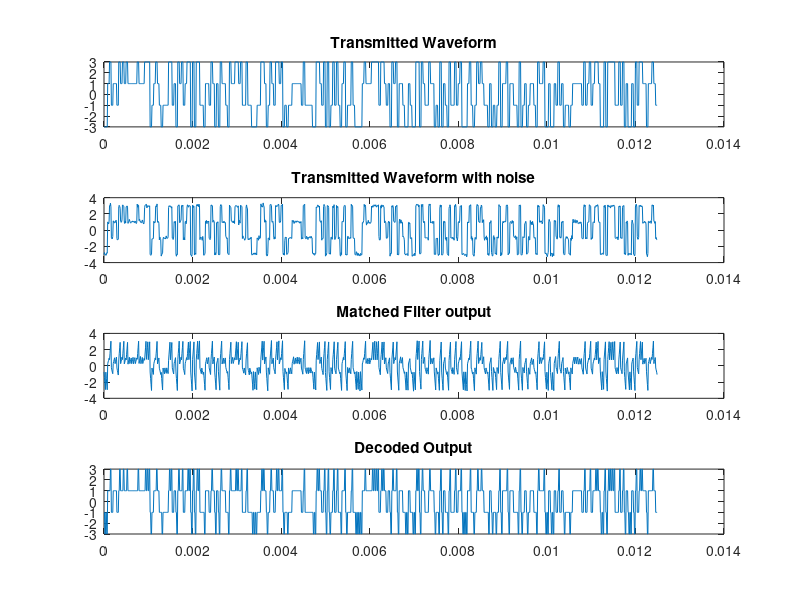

MATLAB code for this plot:
clc;clear;clear all;
L = 100;
pcm = randi(63,1,L);%100 samples
ps = dec2bin(pcm,6) - '0';%6*100 = 600bits
n = 1;
pam = zeros(1,3*L);%4PAM = 2 bit,1 stwmbol ;300 Symbols

for p = 1:L
    for q = 1:2:5
        if ps(p,q) == 0
            if ps(p,q+1) == 0
                pam(1,n) = -3;
            else
                pam(1,n) = -1;
            end
        else 
            if ps(p,q+1) == 0
                pam(1,n) = 1;
            else
                pam(1,n) = 3;
            end
        end
        n = n + 1;
    end
end

%Transmitter waveform
tw = zeros(1,4*3*L);
k = 1;
for n = 1:4:(12*L)
    temp = pam(1,k);
    tw(1,n) = temp;
    tw(1,n+1) = temp;
    tw(1,n+2) = temp;
    tw(1,n+3) = temp;
    k = k + 1;
end

%Sampling time
Ts = 1/8000;
t = 0:Ts/12:(1199/12)*Ts;
subplot(4,1,1);
plot(t,tw)
title('Transmitted Waveform')

%SNR
Es = (tw*(tw)')*(Ts/12);
%given 
%10*log_10(snr) = 6
%(2*Es)/No = 10^(3/5)
No = (2*Es*10^(-3/5));
var = sqrt(No/2);
y = tw + randn([1 12*L])*var;

subplot(4,1,2);
plot(t,y)
title('Transmitted Waveform with noise')

%Implementing Matched Filter
z = zeros(1,12*L);
m = [1 1 1 1];%match filter
for i = 1:3*L
    z(4*i-3:4*i) = filter(y(4*i-3:4*i),4,m);
end

subplot(4,1,3);
plot(t,z)
title('Matched Filter output')

output = zeros(1,12*L);
x = [-3 -1 1 3];
[minValue,closestIndex] = min(abs(z-x'));
output = x(closestIndex);

subplot(4,1,4);
plot(t,output)
title('Decoded Output')

%recieved output
outputpam = zeros(1,300);
n = 1;
for i = 4:4:1200
        outputpam(1,n) = output(1,i);
        n = n + 1;
end

%Calculating errors

%Symbol Errorrate
Symbolerror = pam-outputpam;
n = 0;
for i=1:300
    if Symbolerror(i)~=0
        n = n+1;
    end
end
Ser = n/300 ;


pstr = (ps)';
%converting PCM matrix into array
bitsequence = zeros(1,6*L); 
for i = 1:6*L  
    bitsequence(1,i) = pstr(i);
end
routbit = zeros(1,6*L); %output bits
for i = 1:3*L
    if outputpam(1,i) == -3
        routbit(1,2*i-1) = 0;
        routbit(1,2*i) = 0;
    elseif outputpam(1,i) == -1
        routbit(1,2*i-1) = 0;
        routbit(1,2*i) = 1;
    elseif outputpam(1,i) == 1
        routbit(1,2*i-1) = 1;
        routbit(1,2*i) = 0;
    else
        routbit(1,2*i-1) = 1;
        routbit(1,2*i) = 1;
    end
       
end

%Bit Errorrate
biterror = (bitsequence - routbit)*(bitsequence - routbit)' ;
Ber = biterror/(6*L) ;

outpcm = zeros(1,L);
for i = 1:L
    outpcm(i) = bin2dec(int2str(routbit(6*i-5:6*i)));
end

%PCM error rate
n = 0;
PCMerror = pcm - outpcm;
for i = 1:L
    if PCMerror(i) ~= 0
        n = n + 1;
    end
end
PCMer = n/L ;
